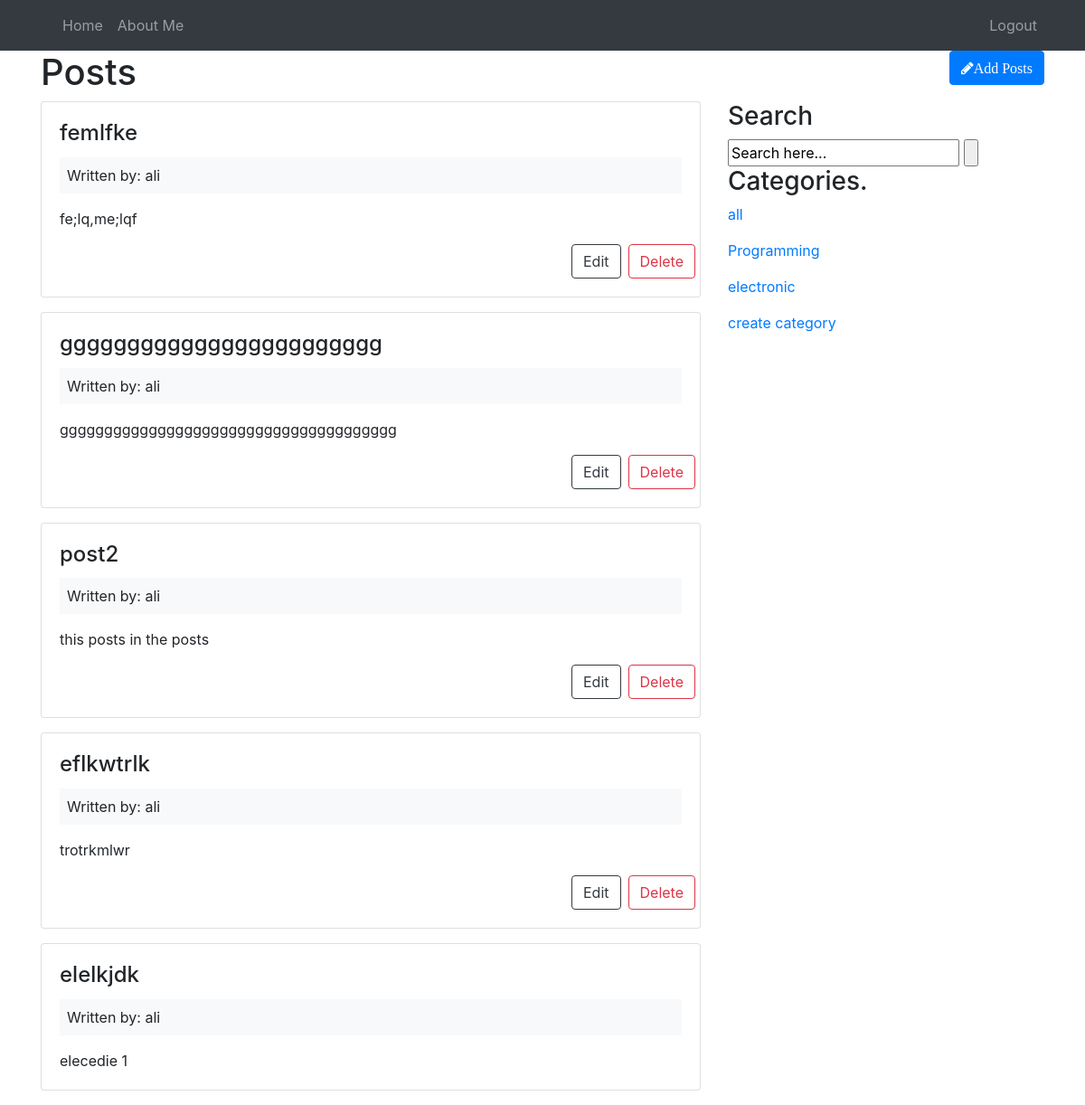
Screenshot of /posts (signed in) with the database file from the repository.
### tables this page shows
CREATE TABLE `posts` (
  `id` int(11) NOT NULL,
  `user_id` int(11) NOT NULL,
  `cat_id` int(11) DEFAULT NULL,
  `title` varchar(255) NOT NULL,
  `body` text NOT NULL,
  `like_post` int(11) NOT NULL DEFAULT 0,
  `created_at` timestamp NOT NULL DEFAULT current_timestamp(),
  `dislike` int(11) DEFAULT 0
);

CREATE TABLE `users` (
  `id` int(11) NOT NULL,
  `name` varchar(255) NOT NULL,
  `email` varchar(100) NOT NULL,
  `password` varchar(255) NOT NULL,
  `username` varchar(200) NOT NULL
);

CREATE TABLE `categories` (
  `id` int(3) NOT NULL,
  `name` text NOT NULL,
  `user_id` int(11) NOT NULL
);

### app/controllers/Posts.php (called while the page is built, shortened)
<?php
	class Posts extends Controller {
		public function __construct() {
			$this->postModel = $this->model('Post');
			$this->catModel = $this->model('Category');
		}
		public function index() {
			if(isset($_GET['search'])){
				if($_GET['search']=='all'){
					$posts = $this->postModel->getPosts();
				}else{
					$posts = $this->postModel->getPostByCat($_GET['id']);
				}
			}else{
				$posts = $this->postModel->getPosts();
			}
			$categories = $this->catModel->getCategory();
			$data = [
				'posts' => $posts,
				'categories'=>$categories
			];
			$this->view('posts/index', $data);
		}
	}

### app/libraries/Core.php (called while the page is built, shortened)
<?php
	class Core {
		protected $method = 'index';
		public function __construct() {
			$url = $this->parseUrl();
			if (file_exists(APP_PATH."/controllers/" . ucwords($url[0]) . '.php')) {
				unset($url[0]);
			}
			$this->controller = new $this->controller;
			$this->params = $url ? array_values($url) : [];
			call_user_func_array([$this->controller, $this->method], $this->params);
		}
		private function parseUrl()
		{
			$url = explode('/', trim(parse_url($_SERVER['REQUEST_URI'], PHP_URL_PATH), '/blog'), 3);
			return $url;
		}
	}

### public/index.php (called while the page is built, shortened)
<?php
	$init = new Core;

### app/libraries/Database.php (called while the page is built, shortened)
<?php
	class Database {
		private $host =  DB_HOST;
		private $user = DB_USER;
		private $pass = DB_PASS;
		private $dbname = DB_NAME;
		private $db;
		private $stmt;
		public function __construct() {
			$dsn = 'mysql:host=' . $this->host . ';dbname=' . $this->dbname;
			$options = array(
				PDO::ATTR_PERSISTENT => true,
				PDO::ATTR_ERRMODE => PDO::ERRMODE_EXCEPTION
			);
			try {
				$this->db = new PDO($dsn, $this->user, $this->pass, $options);
			} catch (PDOException $e) {
				$this->error = $e->getMessage();
				echo $this->error;
			}
		}
		public function query($sql) {
			$this->stmt = $this->db->prepare($sql);
		}
		public function execute() {
			return   $this->stmt->execute();
		}
		public function resultSet() {
			$this->execute();
			$result=$this->stmt->fetchAll(PDO::FETCH_OBJ);
			return $result;
		}
	}

### app/models/Post.php (called while the page is built, shortened)
<?php
	class Post {
		private $db;
		public function __construct() {
			$this->db = new Database;
		}
		public function getPosts() {
			$this->db->query("SELECT categories.id as cat_id ,categories.name as cat_name,posts.*,users.id as user_id,users.name as name
			FROM categories, posts , users
			WHERE
			 posts.cat_id = categories.id
			AND
			posts.user_id = users.id
			ORDER BY like_post DESC ");
			return $results = $this->db->resultSet();
		}
	}

### app/models/Category.php (called while the page is built, shortened)
<?php
class Category{
private $db;
public function __construct() {
    $this->db = new Database;
}
public function getCategory() {
    $this->db->query(" SELECT * FROM categories");
    return $results = $this->db->resultSet();
}
}

### app/views/posts/index.php (the view, shortened to what this page needs)
<?php require APP_PATH . "/views/inc/header.php";?>
<div class='row div-placement'>
	<div class='col-md-6'>
		<h1 class='font'>Posts</h1>
	</div>
	<div class='col-md-6'>
		<a href="<?php echo ROOT; ?>/posts/add" class='btn btn-primary pull-right'>
			<i class='fa fa-pencil'>Add Posts</i>
		</a>
	</div>
	<div class='col-md-8'>
		<?php
foreach ($data['posts'] as $post): ?>
			<div class='card card-body mb-3'>
				<h4 class="card-title"><?php echo $post->title; ?></h4>
				<div class="bg-light p-2 mb-3 font">
					Written by: <?php echo $post->name ?>
				</div>
				<p class='card-text font'>
					<?php echo $post->body; ?>
				</p>
				<?php if ($post->user_id == $_SESSION['user_id']): ?>
				<div class="row">
	<a href="<?php echo ROOT; ?>/posts/edit/<?php echo $post->id; ?>" class='mx-2 btn btn-outline-dark font'>Edit</a>
	<form class='float-right' action="<?php echo ROOT; ?>/posts/delete/<?php echo $post->id; ?>" method="post">
		<input type="submit" value='Delete' class='btn btn-outline-danger font'>
	</form>
				</div>
<?php endif;?>
			</div>
		<?php endforeach?>
	</div>
	<div id="sidebar" class="four columns col-md-4">
		<div class="widget widget_search">
			<h3>Search</h3>
			<form action="#">
				<input type="text" value="Search here..." onblur="if(this.value == '') { this.value = 'Search here...'; }" onfocus="if (this.value == 'Search here...') { this.value = ''; }" class="text-search">
				<input type="submit" value="" class="submit-search">
			</form>
		</div>
		<div class="widget widget_categories group">
      <h3>Categories.</h3>
	  <p><a href="<?= ROOT ?>/posts/?search=all">all</a>
      <?php
      foreach ($data['categories'] as $category) : ?>
        <p><a href="<?= ROOT ?>/posts/?search&id=<?php echo $category->id; ?>"><?php echo $category->name; ?></a>
        <?php endforeach ?>
    </p>
	<p><a href="<?= ROOT ?>/Categories/add">create category</a>
  </div>
	<?php require APP_PATH . "/views/inc/footer.php";?>

### rows the page displays
posts: title "femlfke", user.name "ali", body "fe;lq,me;lqf"
posts: title "gggggggggggggggggggggggg", user.name "ali", body "gggggggggggggggggggggggggggggggggggggg"
posts: title "post2", user.name "ali", body "this posts in the posts"
posts: title "eflkwtrlk", user.name "ali", body "trotrkmlwr"
posts: title "elelkjdk", user.name "ali", body "elecedie 1"
categories: name "Programming"
categories: name "electronic"
